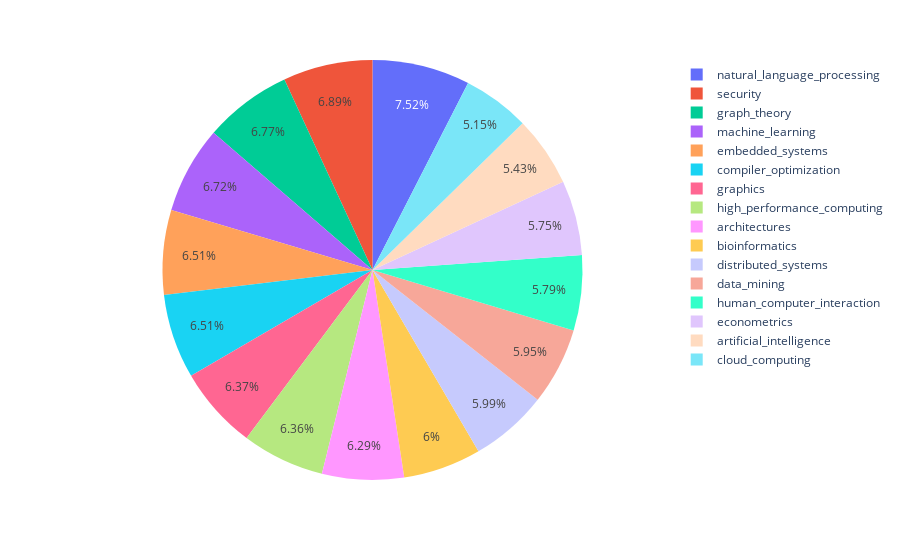

Write notebook code for a chart like this one.
### Code cell
#plot of how many projects are being worked on in each research interest field
fig1 = px.pie(researchers_data, values='project_working_on', names='research_interest')
fig1.show()

### Figure 1 — Plotly figure (JSON) as saved in the notebook; plotly's stock layout.template omitted (floating-point values rounded to 4 significant figures; data arrays with more than 128 entries replaced by an {"elided": "..."} marker saying what was removed)
{"data": [{"domain": {"x": [0, 1], "y": [0, 1]}, "hovertemplate": "research_interest=%{label}<br>project_working_on=%{value}<extra></extra>", "labels": {"elided": "3136 str values"}, "legendgroup": "", "name": "", "showlegend": true, "type": "pie", "values": {"elided": "3136 int values"}}], "layout": {"legend": {"tracegroupgap": 0}, "margin": {"t": 60}}}
